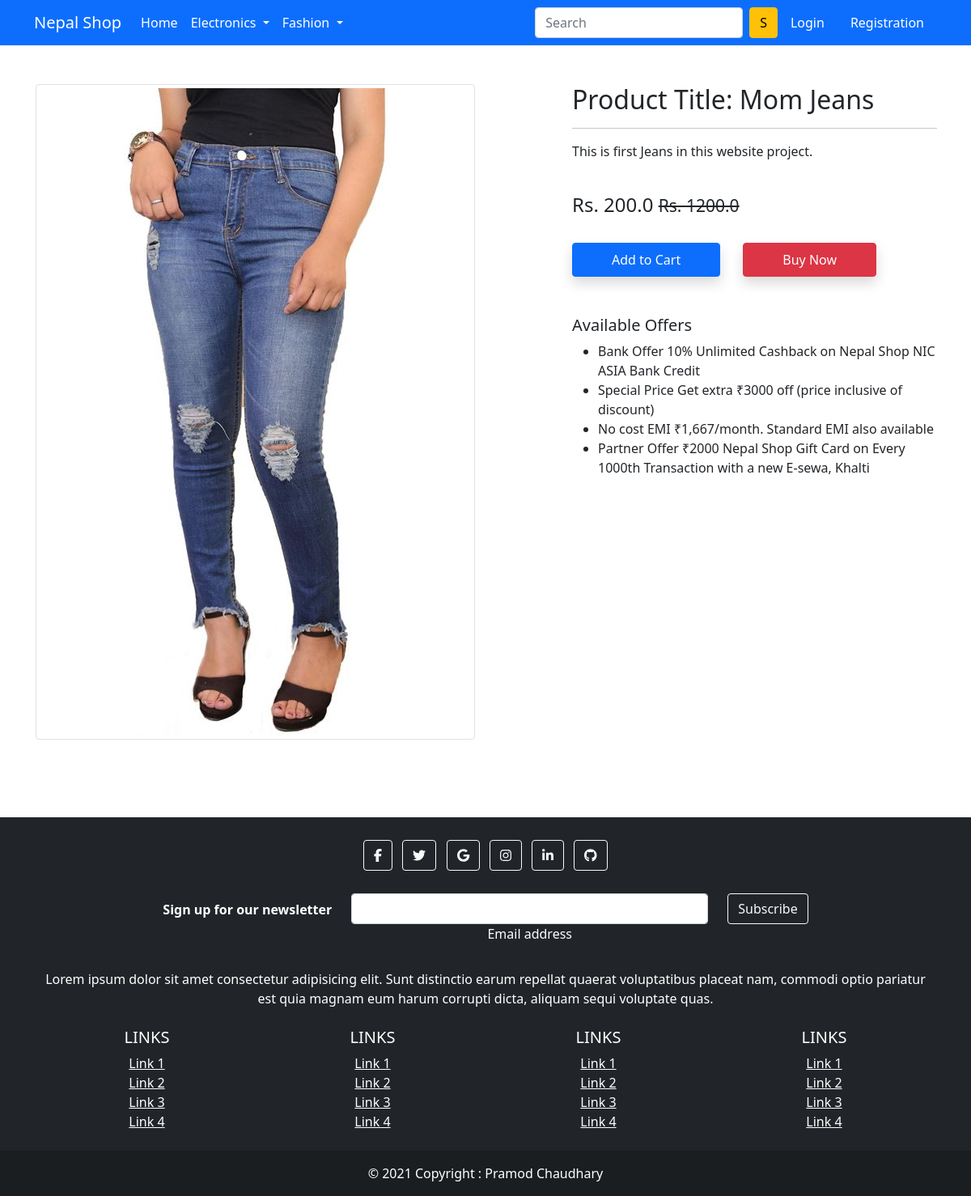
Page /product-detail/1 on the earlier database version.
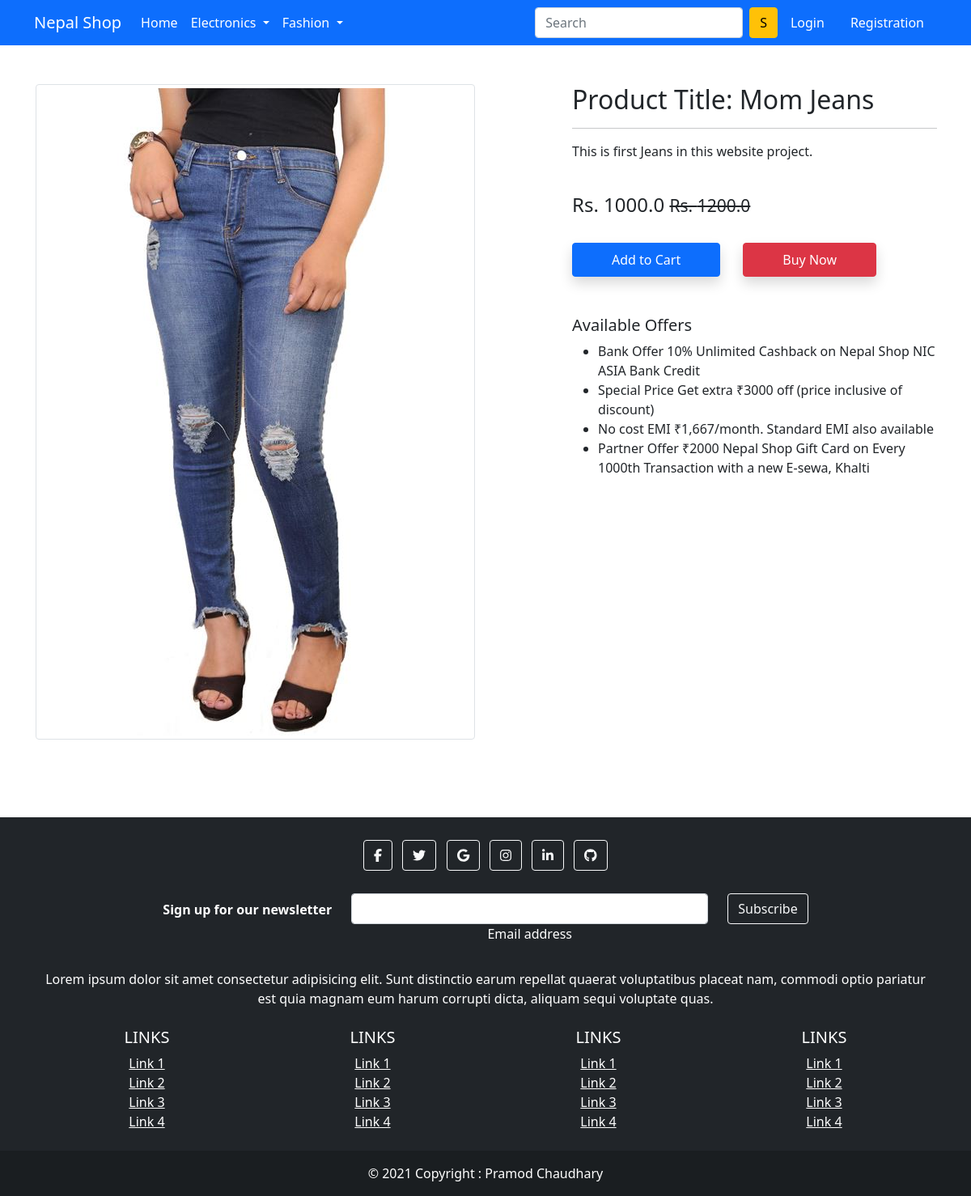
Same page on the later database version.
### shop/models.py (models this page shows, shortened)
class Product(models.Model):
    title = models.CharField(max_length=100)
    selling_price = models.FloatField()
    discount_price = models.FloatField()
    description = models.TextField()
    brand = models.CharField(max_length=100)
    category = models.CharField(choices=CATEGORY_CHOICES, max_length=4)
    product_image = models.ImageField(upload_to='product_img')

### shop/views.py (the view)
class productDetailView(View):
    def get(self, request, pk):
        product = Product.objects.get(pk=pk)
        advanced_item = False  # Already in cart section then logic is applied
        if request.user.is_authenticated:
            advanced_item = Cart.objects.filter(
                Q(product=product.id) & Q(user=request.user)).exists()
        return render(request, 'shop/productdetail.html', {'product': product, 'advanced_item': advanced_item})

### shop/templates/shop/productdetail.html (shortened to what this page needs)
{% extends 'shop/base.html' %}
{% load static %}
{% block main-content %}
<div class="container my-5">
    <div class="row">
        <div class="col-sm-6 text-center align-self-center">
            <img src="{{product.product_image.url}}" alt="" class="img-fluid img-thumbnail">
        </div>
        <div class="col-sm-5 offset-sm-1">
            <h2>Product Title: {{product.title}}</h2>
            <hr>
            <p>{{product.description}}</p>
            <br>
            <h4>Rs. {{product.discount_price}}
                <small class="fw-light text-decoration-line-through">Rs. {{product.selling_price}}</small>
            </h4>
            <br>
            {% if request.user.is_authenticated %}
            {% if advanced_item %}
            <a href="{% url 'show-cart' %}" class="btn btn-warning shadow px-5 py-2 ms-4">Go to Cart</a>
            {% else %}
            <form action="/add-to-cart" class="d-inline" method="GET">
                <input type="hidden" name="prod_id" value="{{product.id}}" id="prod_id">
                <button type="submit" class="btn btn-primary shadow px-5 py-2">Add to Cart</button>
            </form>
            {% endif %}
            {% else %}
            <form action="/add-to-cart" class="d-inline">
                <button type="submit" class="btn btn-primary shadow px-5 py-2">Add to Cart</button>
            </form>
            {% endif %}
            <a href="{% url 'show-cart' %}" class="btn btn-danger shadow px-5 py-2 ms-4">Buy Now</a>
            <h5 class="mt-5">Available Offers</h5>
            <ul>
                <li>Bank Offer 10% Unlimited Cashback on Nepal Shop NIC ASIA Bank Credit</li>
                <li>Special Price Get extra ₹3000 off (price inclusive of discount)</li>
                <li>No cost EMI ₹1,667/month. Standard EMI also available</li>
                <li>Partner Offer ₹2000 Nepal Shop Gift Card on Every 1000th Transaction with a new E-sewa, Khalti
                </li>
            </ul>
        </div>
    </div>
</div>
{% endblock main-content %}

Differences in the rows shown:
changed Product "Mom Jeans": discount_price "200.0" → "1000.0"
